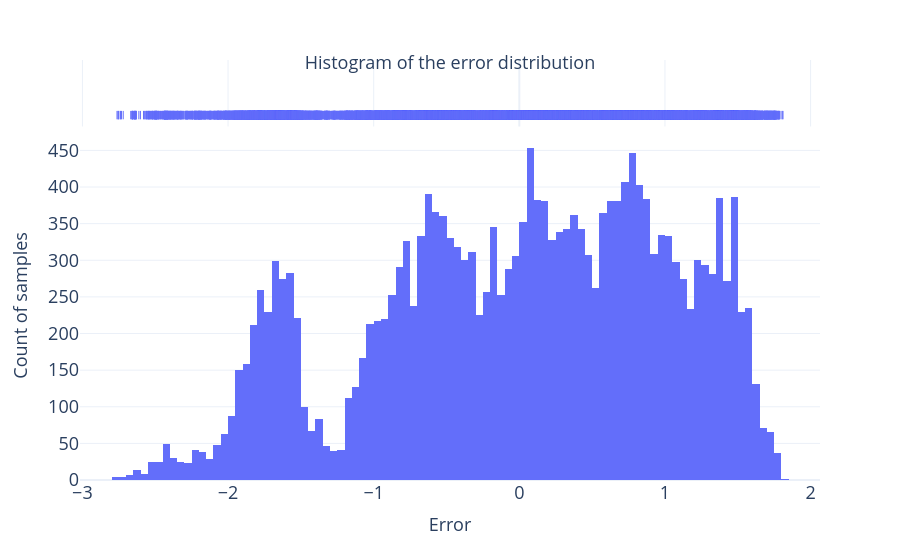

The code cell stored with this chart in its notebook:
### Markdown cell above
### Residual Distribution Histogram

Distribution of prediction residuals (`Runoff - predictions`) across the `20,615` holdout test samples.

### Code cell
fig = px.histogram(pred, 'error', marginal='rug')
fig.update_layout(
    title={'text': "Histogram of the error distribution", 'y': 0.9, 'x': 0.5, 'xanchor': 'center', 'yanchor': 'top', 'font': {'size': 18}},
    xaxis_title="Error",
    yaxis_title="Count of samples",
    xaxis=dict(title=dict(font=dict(size=18))),
    yaxis=dict(title=dict(font=dict(size=18))),
    font=dict(size=18)
)

### Figure 1 — Plotly figure (JSON) as saved in the notebook; plotly's stock layout.template omitted (floating-point values rounded to 4 significant figures; data arrays with more than 128 entries replaced by an {"elided": "..."} marker saying what was removed)
{"data": [{"alignmentgroup": "True", "bingroup": "x", "hovertemplate": "error=%{x}<br>count=%{y}<extra></extra>", "legendgroup": "", "marker": {"color": "#636efa", "pattern": {"shape": ""}}, "name": "", "offsetgroup": "", "orientation": "v", "showlegend": false, "type": "histogram", "x": {"elided": "20615 float values"}, "xaxis": "x", "yaxis": "y"}, {"alignmentgroup": "True", "boxpoints": "all", "fillcolor": "rgba(255,255,255,0)", "hoveron": "points", "hovertemplate": "error=%{x}<extra></extra>", "jitter": 0, "legendgroup": "", "line": {"color": "rgba(255,255,255,0)"}, "marker": {"color": "#636efa", "symbol": "line-ns-open"}, "name": "", "offsetgroup": "", "showlegend": false, "type": "box", "x": {"elided": "20615 float values"}, "xaxis": "x2", "yaxis": "y2"}], "layout": {"barmode": "relative", "font": {"size": 18}, "legend": {"tracegroupgap": 0}, "margin": {"t": 60}, "title": {"font": {"size": 18}, "text": "Histogram of the error distribution", "x": 0.5, "xanchor": "center", "y": 0.9, "yanchor": "top"}, "xaxis": {"anchor": "y", "domain": [0, 1], "title": {"font": {"size": 18}, "text": "Error"}}, "xaxis2": {"anchor": "y2", "domain": [0, 1], "matches": "x", "showgrid": true, "showticklabels": false}, "yaxis": {"anchor": "x", "domain": [0, 0.8316], "title": {"font": {"size": 18}, "text": "Count of samples"}}, "yaxis2": {"anchor": "x2", "domain": [0.8416, 1], "matches": "y2", "showgrid": false, "showline": false, "showticklabels": false, "ticks": ""}}}
